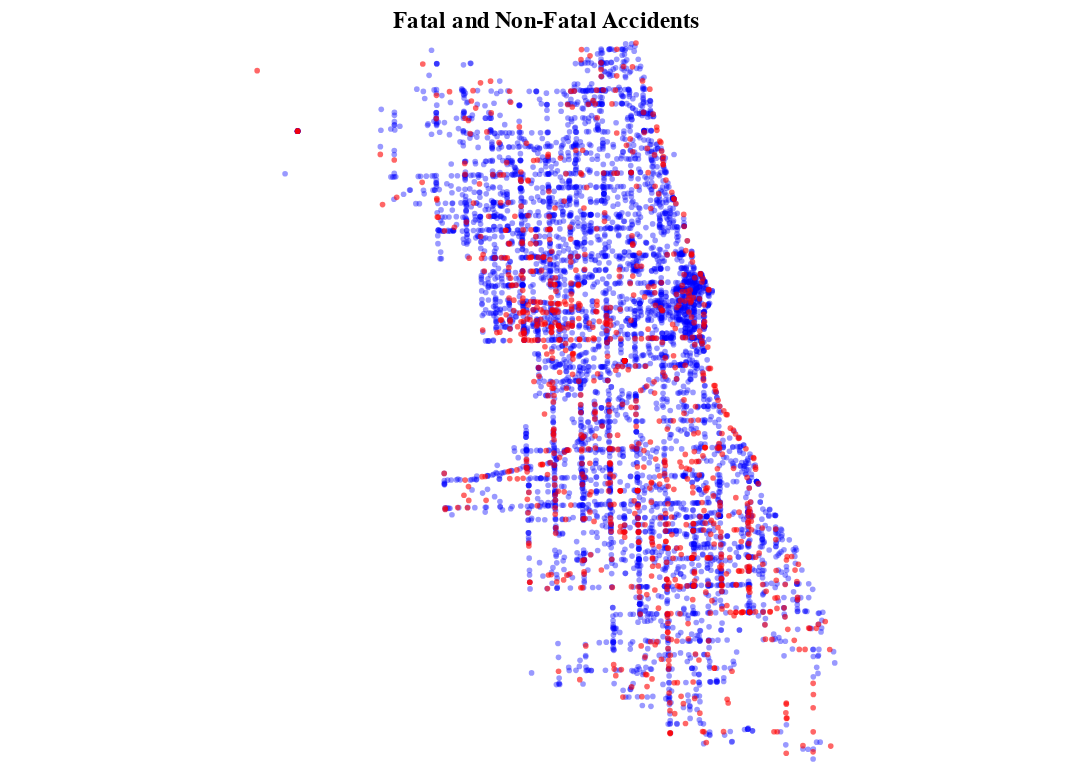

The notebook cell this image was saved under:
### Code cell
import altair as alt
from pyspark.sql import functions as F

# Separate fatal and non-fatal accidents in PySpark
fatal_accidents = data.filter(data['MOST_SEVERE_INJURY'] == 'FATAL')
non_fatal_accidents = data.filter(data['MOST_SEVERE_INJURY'] != 'FATAL')

# Sample 5000 rows from non-fatal accidents
non_fatal_accidents_sampled = non_fatal_accidents.sample(False, 5000 / non_fatal_accidents.count(), seed=42)

# Convert PySpark DataFrames to Pandas for Altair
fatal_accidents_pd = fatal_accidents.select('LATITUDE', 'LONGITUDE', 'MOST_SEVERE_INJURY').toPandas()
non_fatal_accidents_sampled_pd = non_fatal_accidents_sampled.select('LATITUDE', 'LONGITUDE', 'MOST_SEVERE_INJURY').toPandas()

# Create a layer for fatal accidents
fatal_layer = alt.Chart(fatal_accidents_pd).mark_circle(size=10, opacity=0.6, color='red').encode(
    latitude='LATITUDE:Q',
    longitude='LONGITUDE:Q',
    tooltip=['LATITUDE', 'LONGITUDE', 'MOST_SEVERE_INJURY']
).properties(
    width=600,
    height=400
).project(
    type='mercator'
)

# Create a layer for non-fatal accidents
non_fatal_layer = alt.Chart(non_fatal_accidents_sampled_pd).mark_circle(size=10, opacity=0.4, color='blue').encode(
    latitude='LATITUDE:Q',
    longitude='LONGITUDE:Q',
    tooltip=['LATITUDE', 'LONGITUDE', 'MOST_SEVERE_INJURY']
).properties(
    width=600,
    height=400
).project(
    type='mercator'
)

# Overlay the layers to create a combined map
combined_map = (non_fatal_layer + fatal_layer).properties(
    title="Fatal and Non-Fatal Accidents"
)

# Make the map interactive
combined_map.interactive()

### Figure 1 — Vega-Lite specification as saved in the notebook (floating-point values rounded to 4 significant figures; data arrays with more than 128 entries replaced by an {"elided": "..."} marker saying what was removed)
{"config": {"view": {"continuousWidth": 300, "continuousHeight": 300}}, "layer": [{"data": {"name": "data-03fde505db9252dd1eb26f8dc2be57e2"}, "mark": {"type": "circle", "color": "blue", "opacity": 0.4, "size": 10}, "encoding": {"latitude": {"field": "LATITUDE", "type": "quantitative"}, "longitude": {"field": "LONGITUDE", "type": "quantitative"}, "tooltip": [{"field": "LATITUDE", "type": "quantitative"}, {"field": "LONGITUDE", "type": "quantitative"}, {"field": "MOST_SEVERE_INJURY", "type": "nominal"}]}, "name": "view_1", "projection": {"type": "mercator"}}, {"data": {"name": "data-f1aca0220c002fe013495eee4820dc07"}, "mark": {"type": "circle", "color": "red", "opacity": 0.6, "size": 10}, "encoding": {"latitude": {"field": "LATITUDE", "type": "quantitative"}, "longitude": {"field": "LONGITUDE", "type": "quantitative"}, "tooltip": [{"field": "LATITUDE", "type": "quantitative"}, {"field": "LONGITUDE", "type": "quantitative"}, {"field": "MOST_SEVERE_INJURY", "type": "nominal"}]}, "projection": {"type": "mercator"}}], "height": 400, "params": [{"name": "param_1", "select": {"type": "interval", "encodings": ["x", "y"]}, "bind": "scales", "views": ["view_1"]}], "title": "Fatal and Non-Fatal Accidents", "width": 600, "$schema": "https://vega.github.io/schema/vega-lite/v5.20.1.json", "datasets": {"data-03fde505db9252dd1eb26f8dc2be57e2": {"elided": "4993 records"}, "data-f1aca0220c002fe013495eee4820dc07": {"elided": "965 records"}}}
